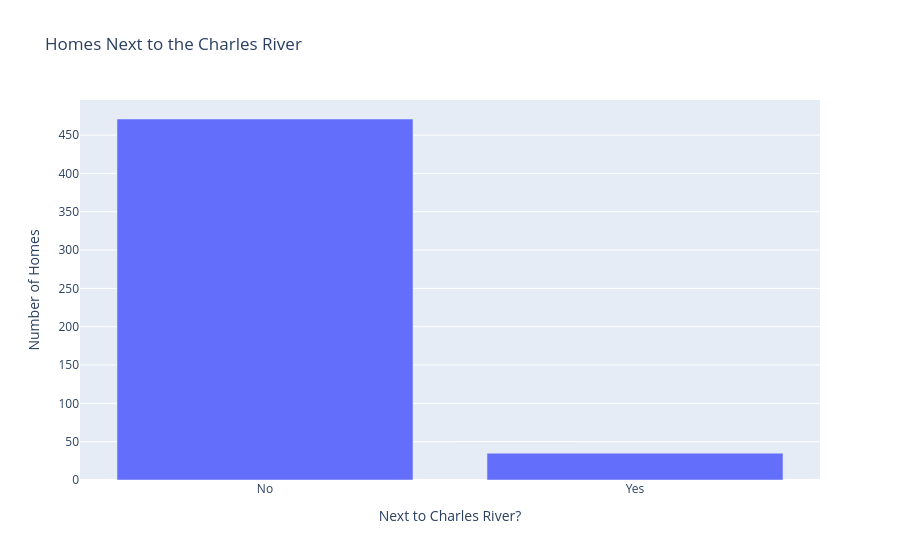

Write notebook code for a chart like this one.
### Markdown cell above
#### Next to the River? ⛵️

**Challenge**

Create a bar chart with plotly for CHAS to show many more homes are away from the river versus next to it. The bar chart should look something like this:

<img src=https://i.imgur.com/AHwoQ6l.png height=350>

You can make your life easier by providing a list of values for the x-axis (e.g., `x=['No', 'Yes']`)

### Code cell
chas_counts = df['CHAS'].value_counts().reindex([0, 1], fill_value=0)

fig = px.bar(
	x=['No', 'Yes'],
	y=chas_counts.values,
	labels={'x': 'Next to Charles River?', 'y': 'Number of Homes'},
	title='Homes Next to the Charles River'
)

fig.show()

### Figure 1 — Plotly figure (JSON) as saved in the notebook; plotly's stock layout.template omitted (floating-point values rounded to 4 significant figures)
{"data": [{"hovertemplate": "Next to Charles River?=%{x}<br>Number of Homes=%{y}<extra></extra>", "legendgroup": "", "marker": {"color": "#636efa", "pattern": {"shape": ""}}, "name": "", "orientation": "v", "showlegend": false, "textposition": "auto", "type": "bar", "x": ["No", "Yes"], "xaxis": "x", "y": [471, 35], "yaxis": "y"}], "layout": {"barmode": "relative", "legend": {"tracegroupgap": 0}, "title": {"text": "Homes Next to the Charles River"}, "xaxis": {"anchor": "y", "domain": [0, 1], "title": {"text": "Next to Charles River?"}}, "yaxis": {"anchor": "x", "domain": [0, 1], "title": {"text": "Number of Homes"}}}}
